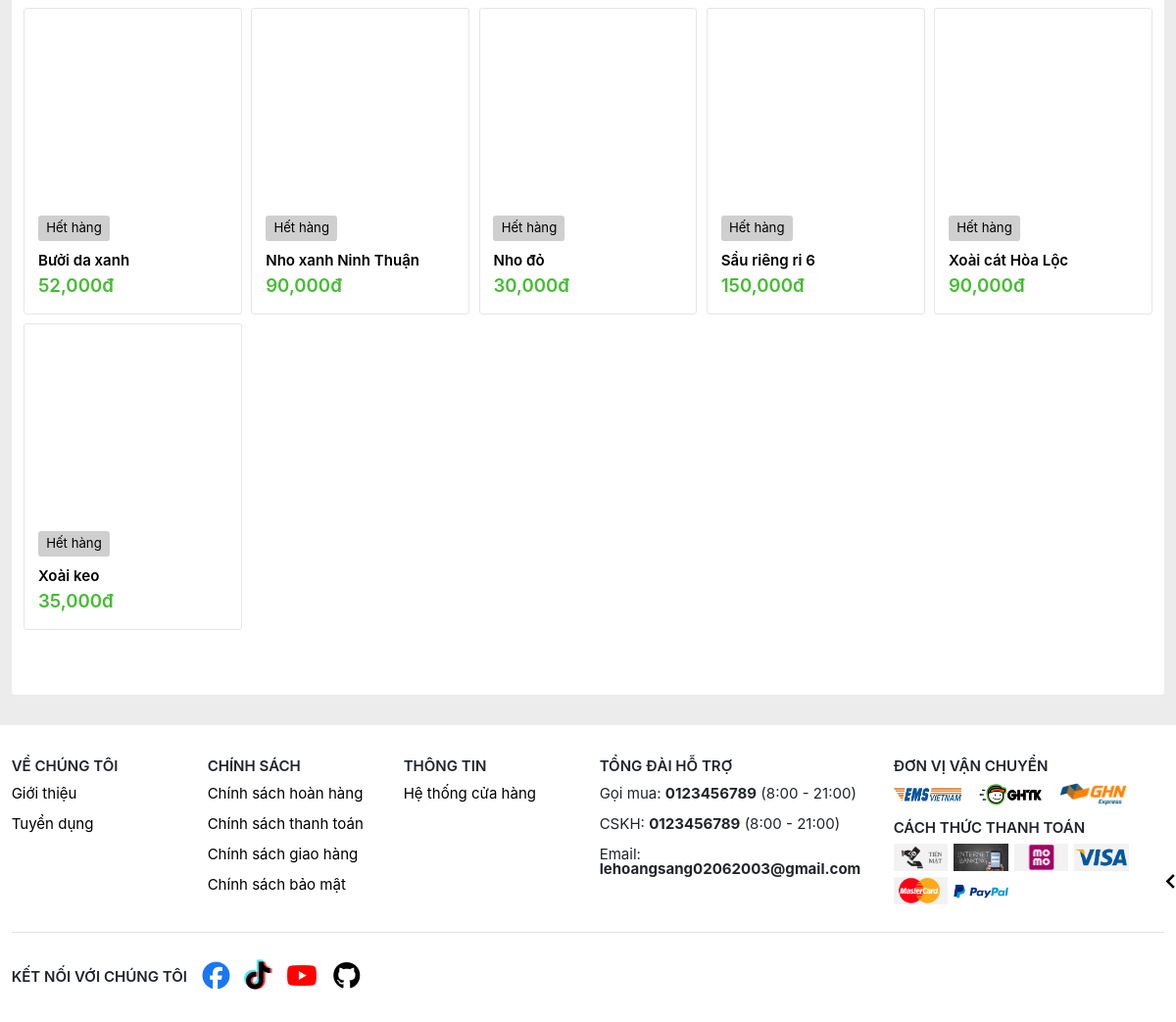
The page /timkiem/ (lower part) on the database as committed earlier.
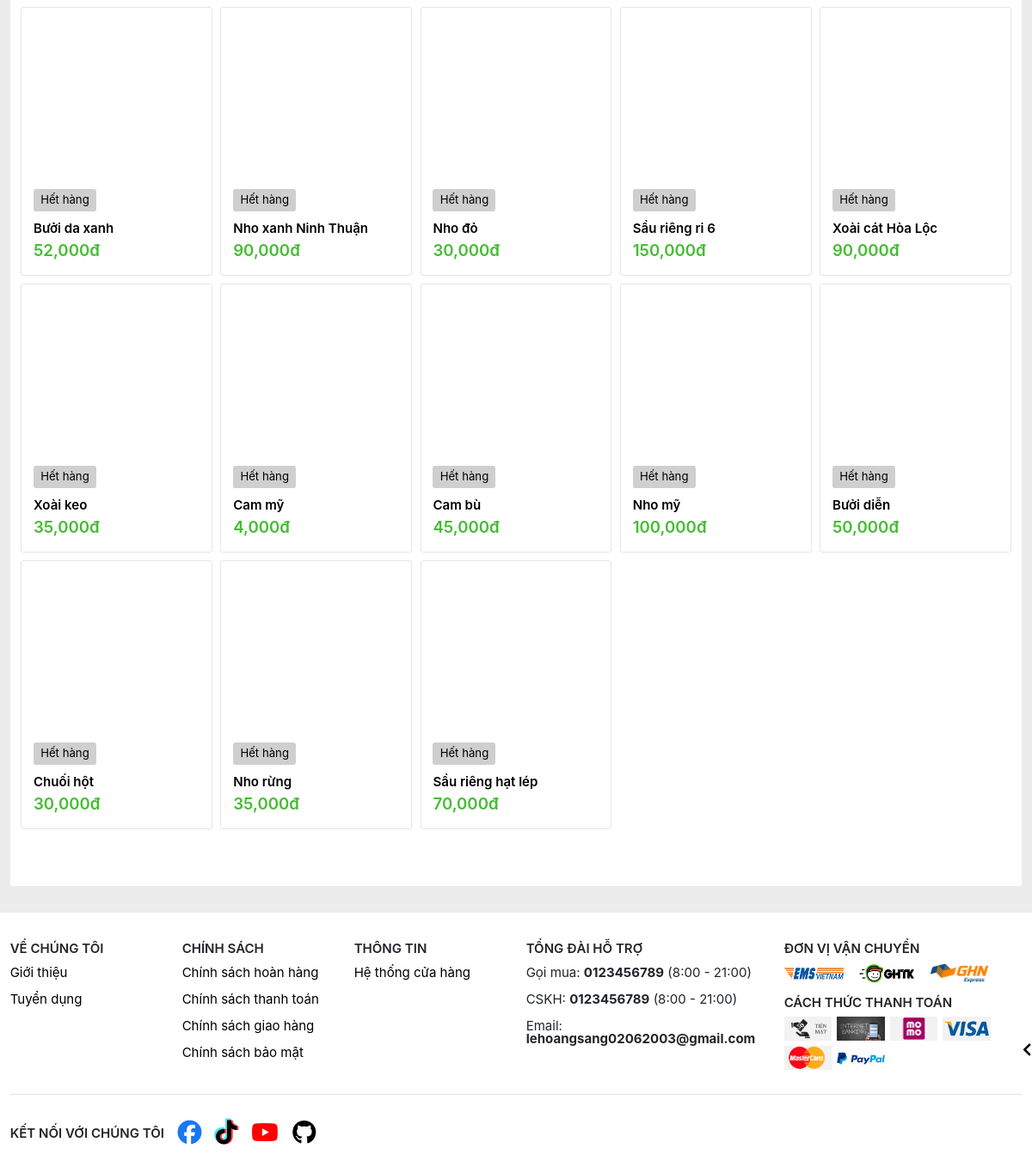
The same page on the database as committed later.
### TraiCay/models.py (models this page shows, shortened)
class SanPham(models.Model):
    MaSP = models.CharField(max_length=10, primary_key=True)
    MaLoai = models.ForeignKey(Loai, on_delete=models.SET_NULL, null=True)
    TenSP = models.CharField(max_length=100, unique=True)
    DonGia = models.DecimalField(max_digits=10, decimal_places=2)
    MoTa = models.TextField()
    def HinhAnh(self):
        hinhanhsp = self.hinhanhsp_set.first()
        return hinhanhsp.HinhAnh if hinhanhsp else None
    def TonKho(self):
        return sum([chitiet.SoLuongTon for chitiet in self.chitietkho_set.all()])

### TraiCay/views.py (the view)
# urls.py: path('timkiem/', views.tim_kiem, name='TimKiem'),
def tim_kiem(request):
    query = request.GET.get('q')
    if query:
        sanpham = SanPham.objects.filter(TenSP__icontains=query)
    else:
        sanpham = SanPham.objects.all()
    sort = request.GET.get('s')
    if sort == 'random':
        sanpham = sanpham.order_by('?')
    elif sort == 'p-asc':
        sanpham = sanpham.order_by('DonGia')
    elif sort == 'p-desc':
        sanpham = sanpham.order_by('-DonGia')
    elif sort == 'n-asc':
        sanpham = sanpham.order_by('TenSP')
    elif sort == 'n-desc':
        sanpham = sanpham.order_by('-TenSP')
    limit = 20
    page = request.GET.get('page', 1)
    sanpham_paginator = Paginator(sanpham, limit)
    try:
        sanpham_page = sanpham_paginator.get_page(page)
    except PageNotAnInteger:
        sanpham_page = sanpham_paginator.get_page(1)
    except EmtyPage:
        sanpham_page = sanpham_paginator.get_page(sanpham_paginator.num_pages)
    current_page = sanpham_page.number
    num_pages = sanpham_paginator.num_pages
    page_range = sanpham_paginator.page_range
    previous_page = current_page - 1
    next_page = current_page + 1
    start_page = current_page - 1 if current_page > 1 else 1
    end_page = current_page + 1 if current_page < num_pages else num_pages
    context = {
        'value': query,
        'Fruits': sanpham_page,
        'current_page': current_page,
        'num_pages': num_pages,
        'page_range': page_range,
        'previous_page': previous_page,
        'next_page': next_page,
        'start_page': start_page,
        'end_page': end_page,
    }
    return render(request, 'timkiem.html', context)

### TraiCay/templates/timkiem.html (shortened to what this page needs)
{% extends 'layout/base.html' %}
{% block content %}
    {% load humanize %}
    {% load static %}
<section class="search-list">
    {% if not Fruits %}
        <div class="search-error d-flex flex-column align-items-center">
            <div class="error-search-image d-flex justify-content-center">
                <img src="{% static 'images/emotes/genshin-impact-emote.png' %}" alt="" />
            </div>
            <form action="/timkiem" method="GET" class="form-search-error d-flex">
                <input type="search" class="input-search-error" name="q" value="{{value}}" placeholder="Tìm kiếm" />
                <button class="submit-search-error" type="submit">Tìm kiếm</button>
            </form>
            <div class="error-search-message d-flex flex-column align-items-center">
                <span>
                    Rất tiếc, chúng tôi không tìm thấy kết quả cho từ khóa của bạn
                </span>
                <span>
                    Vui lòng kiểm tra chính tả, sử dụng các từ tổng quát hơn và thử lại!
                </span>
            </div>
        </div>
    {% else %}
        <div class="product-search-item-list">
            {% for fruit in Fruits %}
                <div class="product-search-item">
                    <div class="product-box">
                        <a href="/sanpham/{{fruit.MaSP}}" class="product-link">
                            <div class="product-image lazy-loading">
                            </div>
                        </a>
                        {% if fruit.TonKho <= 0 %}
                            <div class="out-of-stock mt-1 text-center">
                                Hết hàng
                            </div>
                        {% endif %}
                        <a href="/sanpham/{{fruit.MaSP}}" class="product-link">
                            <div class="product-name">
                                {{fruit.TenSP}}
                            </div>
                        </a>
                        <div class="product-price d-flex align-items-center">
                            <span>{{ fruit.DonGia|floatformat:"0"|intcomma }}đ</span>
                        </div>
                    </div>
                </div>
            {% endfor %}
        </div>
    {% endif %}
</section>
{% endblock %}

Rows that differ between the two databases and show on the page:
added SanPham: shows "Hết hàng", TenSP "Cam mỹ", DonGia "4,000"
added SanPham: shows "Hết hàng", TenSP "Cam bù", DonGia "45,000"
added SanPham: shows "Hết hàng", TenSP "Nho mỹ", DonGia "100,000"
added SanPham: shows "Hết hàng", TenSP "Bưởi diễn", DonGia "50,000"
added SanPham: shows "Hết hàng", TenSP "Chuối hột", DonGia "30,000"
added SanPham: shows "Hết hàng", TenSP "Nho rừng", DonGia "35,000"
added SanPham: shows "Hết hàng", TenSP "Sầu riêng hạt lép", DonGia "70,000"
